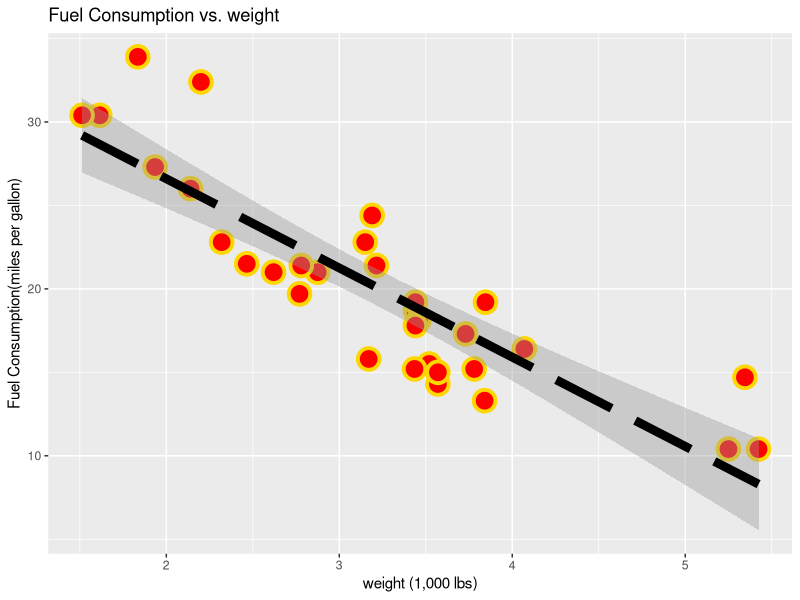

Reproduce this figure in R. (Note: this script raises an error after producing the figure.)
library(ggplot2)
head(mtcars)
#shape 심볼 모양 변경 = pch와 동일
ggplot(data = mtcars, aes(x = wt, y = mpg),) +  
  #x와 y는 위에 지정되어 있기 때문에 승계받아서 사용
  geom_point(shape = 21, col = "gold", size = 6 ,
             bg = "red", stroke = 2) +
  geom_smooth(method = "lm", col = "black",
              linetype = 5 , size = 3) +
  labs(title = "Fuel Consumption vs. weight",
       x = "weight (1,000 lbs)",
       y = "Fuel Consumption(miles per gallon)")

#######<geom_point>#######
#심볼 설정 가능
?geom_point

?par #심볼 무엇인지 확인 가능(?pch)
#21번 부터는 심볼 안에 색상 넣기 가능
colors() #총 657개의 사용할 수 있는 색상 확인 가능
#색상은 http://www.stat.columbia.edu/~tzheng/files/Rcolor.pdf 확인가능
stroke #심볼 테두리 두께 조절 가능


#######<geom_smooth>#######
#적합선 설정 가능
?geom_smooth 

linetype = lty
lm() #선형 회계선
glm() 
gam()
loess()


######geom_text()######
?geom_text
#자동차 모델명 입력 가능
rownames(mtcars)


library(ggplot2)
head(mtcars)
#shape 심볼 모양 변경 = pch와 동일
#hjust 심볼 기준 0 오른쪽 1 왼쪽
#vjust 심볼 기준0위쪽 1아래쪽글의 위치 조정
#nudge_x 추가적으로 미세하게 조정 가능
##nudge_y
ggplot(data = mtcars, aes(x = wt, y = mpg),) +  
  #x와 y는 위에 지정되어 있기 때문에 승계받아서 사용
  geom_point(shape = 21, col = "gold", size = 6 ,
             bg = "red", stroke = 2) +
  geom_smooth(method = "lm", col = "black",
              linetype = 5 , size = 3) +
  geom_text(label = rownames(mtcars), hjust = 0, vjust = 0,
            nudge_x = 0.7, size = 2.5)
  labs(title = "Fuel Consumption vs. weight",
       x = "weight (1,000 lbs)",
       y = "Fuel Consumption(miles per gallon)")





library(car)
str(Salaries)
#colour : 테두리 색상
#fill : 상자의 내부 색상
#notch = TRUE 중위수의 95% 신뢰구간을 표현(겹치는지 확인 가능)
ggplot(Salaries, aes(x = rank, y = salary)) +
  geom_boxplot(fill = "salmon", color = "red",
               notch = TRUE) +
  geom_point(position = "jitter", color = "royalblue", alpha = 0.5) +
  geom_rug(sides = "l", color = "dimgray")


?geom_boxplot

#colour : 테두리 색상
#fill : 상자의 내부 색상
#notch = TRUE 중위수의 95% 신뢰구간을 표현(겹치는지 확인 가능)

?geom_point

#position = "jitter" : 관측값들이 겹치지 않도록 흩어져서 나타남
#alpha = 0.5 : 반투명

?geom_rug 
#관측값들의 분포 밀도 상태

#축에 나타남
#sides = (r,l,b,t) :위치 조정





library(lattice)
head(singer) #성부별로 키를 나타냄
ggplot(singer, aes(x = voice.part, y = height)) +
      geom_violin(fill = "honeydew2",color = "red") +
      geom_boxplot(fill = "lightgreen", width = 0.2)
























